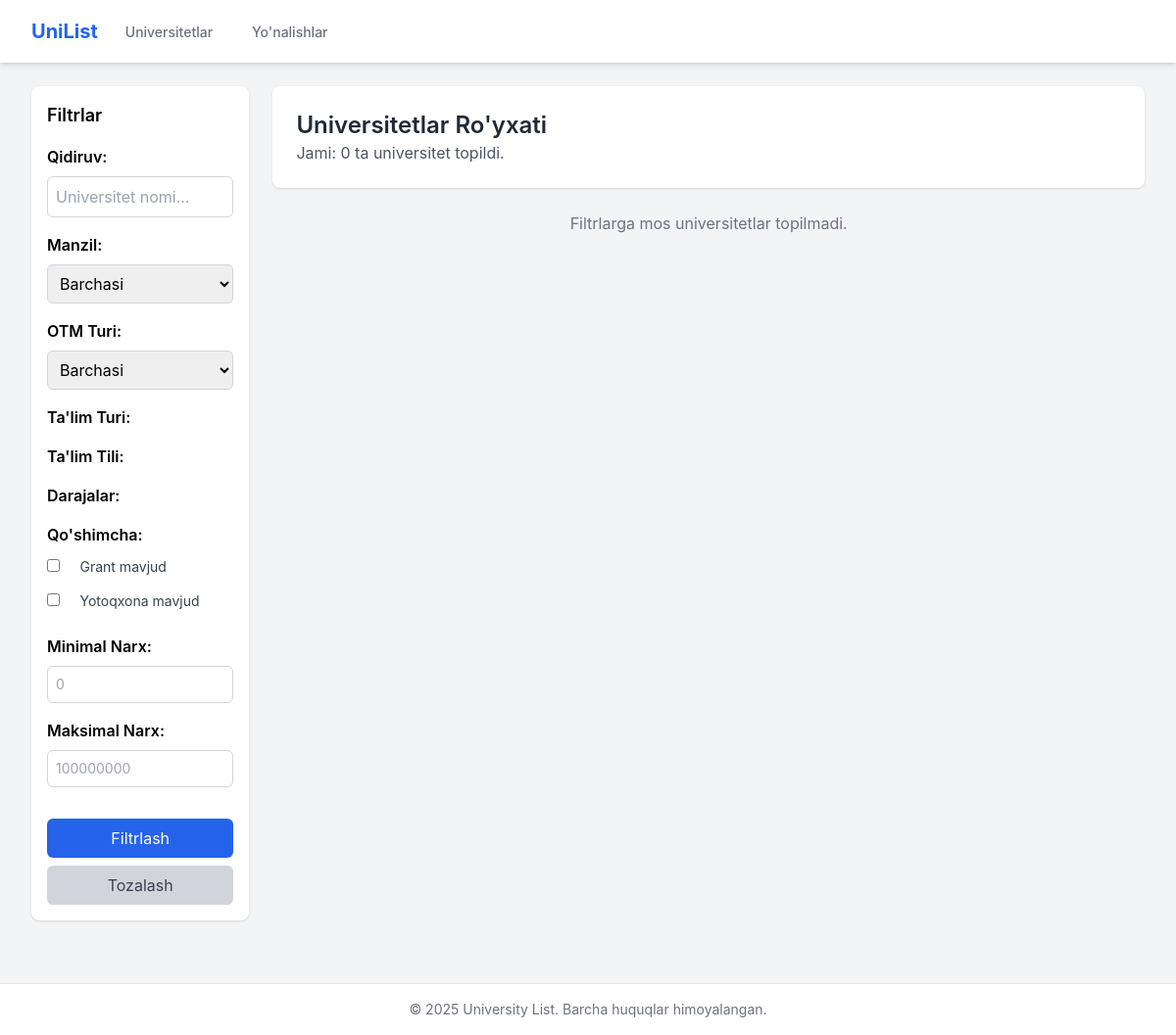
/universities/, run on an earlier commit of the app's database.
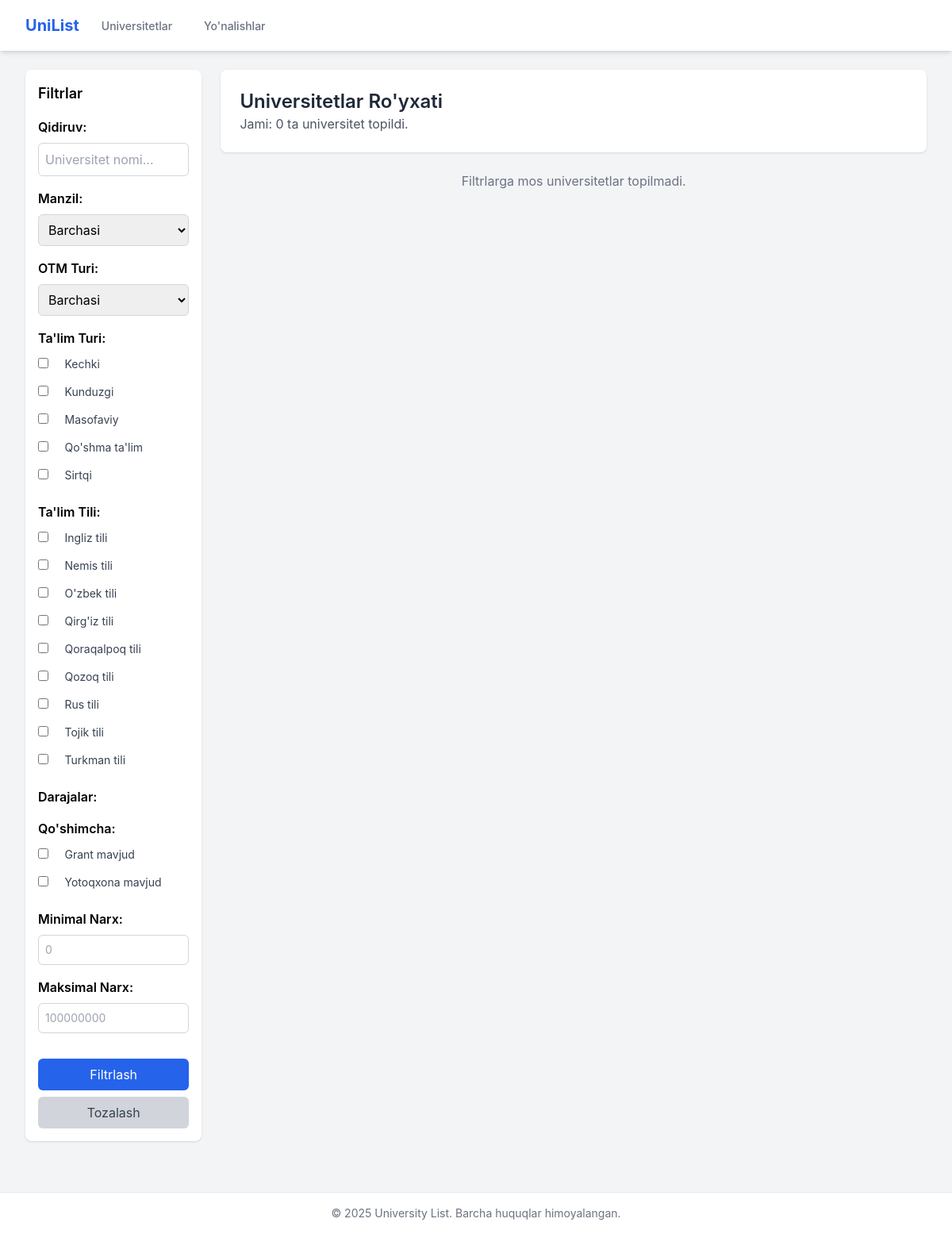
And on a later commit of the database.
### web/models.py (models this page shows, shortened)
class EducationType(models.Model):
    id = models.PositiveIntegerField(primary_key=True, help_text="ID from filters.json")
    name = models.CharField(max_length=100, unique=True, verbose_name="Ta'lim turi")
    class Meta:
        verbose_name = "Ta'lim Turi"
        verbose_name_plural = "Ta'lim Turlari"

class EducationLanguage(models.Model):
    id = models.PositiveIntegerField(primary_key=True, help_text="ID from filters.json")
    name = models.CharField(max_length=100, unique=True, verbose_name="Ta'lim tili")
    class Meta:
        verbose_name = "Ta'lim Tili"
        verbose_name_plural = "Ta'lim Tillari"

### web/views.py (the view, shortened to what this page needs)
# urls.py: path('universities/', views.university_list, name='university_list'),
def university_list(request):
    universities = University.objects.select_related(
        'institution_category', 'location'
    ).prefetch_related(
        'education_types', 'education_languages', 'degrees'
    ).all()
    filters = request.GET.copy() # Use .copy() to make it mutable if needed
    query = filters.get('query')
    if query:
        universities = universities.filter(full_name__icontains=query)
    edu_type_ids = filters.getlist('edu_type')
    if edu_type_ids:
        universities = universities.filter(education_types__id__in=edu_type_ids).distinct()
    edu_lang_ids = filters.getlist('edu_lang')
    if edu_lang_ids:
        universities = universities.filter(education_languages__id__in=edu_lang_ids).distinct()
    degree_ids = filters.getlist('degree') # Assuming filter name 'degree'
    if degree_ids:
         universities = universities.filter(degrees__id__in=degree_ids).distinct()
    inst_cat_id = filters.get('institution_category_id')
    if inst_cat_id:
        universities = universities.filter(institution_category__id=inst_cat_id)
    loc_id = filters.get('location')
    if loc_id:
        universities = universities.filter(location__id=loc_id)
    has_grant = filters.get('has_grant')
    if has_grant == 'true':
        universities = universities.filter(has_grant=True)
    has_accomodation = filters.get('has_accomodation') # Assuming filter name
    if has_accomodation == 'true':
        universities = universities.filter(has_accomodation=True)
    min_price_str = filters.get('min_price')
    max_price_str = filters.get('max_price')
    paginator = Paginator(universities.order_by('full_name'), 15) # Show 15 universities per page, ensure consistent order
    page_number = request.GET.get('page')
    page_obj = paginator.get_page(page_number)
    context = {
        'page_obj': page_obj,
        'filter_options': get_filter_options(),
        'applied_filters': request.GET, # Pass applied filters back to template
    }
    return render(request, 'university_list.html', context)

### templates/university_list.html (shortened to what this page needs)
{% extends 'base.html' %}
{% block filters %}
    <div class="filter-section">
        <label for="query">Qidiruv:</label>
        <input type="text" name="query" id="query" placeholder="Universitet nomi..." value="{{ applied_filters.query|default:'' }}">
    </div>
    <div class="filter-section">
        <label for="location">Manzil:</label>
        <select name="location" id="location">
            <option value="">Barchasi</option>
        </select>
    </div>
    <div class="filter-section">
        <label for="institution_category_id">OTM Turi:</label>
        <select name="institution_category_id" id="institution_category_id">
            <option value="">Barchasi</option>
        </select>
    </div>
    <div class="filter-section">
        <label>Ta'lim Turi:</label>
        <div class="filter-checkbox-group space-y-1">
            {% for type in filter_options.education_types %}
            <div>
                <input type="checkbox" name="edu_type" value="{{ type.id }}" id="edu_type_{{ type.id }}" {% if type.id|stringformat:"s" in applied_filters.getlist.edu_type %}checked{% endif %} class="rounded border-gray-300 text-blue-600 shadow-sm focus:border-blue-300 focus:ring focus:ring-blue-200 focus:ring-opacity-50">
                <label for="edu_type_{{ type.id }}" class="ml-2 text-sm text-gray-700">{{ type.name }}</label>
            </div>
            {% endfor %}
        </div>
    </div>
     <div class="filter-section">
        <label>Ta'lim Tili:</label>
        <div class="filter-checkbox-group space-y-1">
            {% for lang in filter_options.education_languages %}
            <div>
                <input type="checkbox" name="edu_lang" value="{{ lang.id }}" id="edu_lang_{{ lang.id }}" {% if lang.id|stringformat:"s" in applied_filters.getlist.edu_lang %}checked{% endif %} class="rounded border-gray-300 text-blue-600 shadow-sm focus:border-blue-300 focus:ring focus:ring-blue-200 focus:ring-opacity-50">
                <label for="edu_lang_{{ lang.id }}" class="ml-2 text-sm text-gray-700">{{ lang.name }}</label>
            </div>
            {% endfor %}
        </div>
    </div>
    <div class="filter-section">
        <label>Darajalar:</label>
    </div>
    <div class="filter-section">
        <label>Qo'shimcha:</label>
         <div class="filter-checkbox-group space-y-1">
             <div>
                <input type="checkbox" name="has_grant" value="true" id="has_grant" {% if applied_filters.has_grant == 'true' %}checked{% endif %} class="rounded border-gray-300 text-blue-600 shadow-sm focus:border-blue-300 focus:ring focus:ring-blue-200 focus:ring-opacity-50">
                <label for="has_grant" class="ml-2 text-sm text-gray-700">Grant mavjud</label>
             </div>
             <div>
                 <input type="checkbox" name="has_accomodation" value="true" id="has_accomodation" {% if applied_filters.has_accomodation == 'true' %}checked{% endif %} class="rounded border-gray-300 text-blue-600 shadow-sm focus:border-blue-300 focus:ring focus:ring-blue-200 focus:ring-opacity-50">
                 <label for="has_accomodation" class="ml-2 text-sm text-gray-700">Yotoqxona mavjud</label>
             </div>
         </div>
    </div>
    <div class="filter-section">
        <label for="min_price">Minimal Narx:</label>
        <input type="number" name="min_price" id="min_price" placeholder="{{ filter_options.min_price|floatformat:"0" }}" value="{{ applied_filters.min_price|default:'' }}" min="0" class="text-sm">
    </div>
     <div class="filter-section">
        <label for="max_price">Maksimal Narx:</label>
        <input type="number" name="max_price" id="max_price" placeholder="{{ filter_options.max_price|floatformat:"0" }}" value="{{ applied_filters.max_price|default:'' }}" min="0" class="text-sm">
    </div>
{% endblock %}
{% block content %}
<div class="bg-white p-6 rounded-lg shadow mb-6">
    <h1 class="text-2xl font-semibold text-gray-800">Universitetlar Ro'yxati</h1>
    <p class="text-gray-600">Jami: {{ page_obj.paginator.count }} ta universitet topildi.</p>
</div>
<div class="grid grid-cols-1 sm:grid-cols-2 lg:grid-cols-3 gap-6">
    {% for uni in page_obj %}
    <div class="bg-white rounded-lg shadow overflow-hidden flex flex-col justify-between transform transition duration-300 hover:scale-[1.02] hover:shadow-xl">
        <div>
            <a href="{% url 'university_app:university_detail' slug=uni.slug %}" class="block h-36 bg-gray-200 flex items-center justify-center overflow-hidden">
                 {% if uni.logo %}
                 <img src="/media/{{ uni.logo }}" alt="{{ uni.full_name }} logosi" class="max-h-full max-w-full object-contain p-2" onerror="this.style.display='none'; this.parentElement.innerHTML='<span class=\'text-gray-500\'>Logo yo\'q</span>';">
                 {% else %}
                 <span class="text-gray-500">Logo yo'q</span>
                 {% endif %}
            </a>
            <div class="p-4">
                <h3 class="text-lg font-semibold text-blue-700 mb-1 hover:text-blue-900">
                    <a href="{% url 'university_app:university_detail' slug=uni.slug %}" class="hover:underline">
                        {{ uni.full_name }}
                    </a>
                </h3>
                {% if uni.location %}
                <p class="text-sm text-gray-600 mb-1">{{ uni.location.name }}</p>
                {% endif %}
                {% if uni.institution_category %}
                <p class="text-sm text-gray-500 mb-2">{{ uni.institution_category.name }}</p>
                {% endif %}
                <div class="text-xs text-gray-500 mb-3 space-y-1">
                     {% if uni.minimal_tuition_fee is not None %}
                     <span>Narx: {{ uni.minimal_tuition_fee|floatformat:"0" }} so'm dan</span>
                     {% endif %}
                     {% if uni.has_grant %}
                     <span class="block text-green-600 font-medium">Grant mavjud</span>
                     {% endif %}
                     {% if uni.has_accomodation %}
                     <span class="block text-indigo-600">Yotoqxona mavjud</span>
                     {% endif %}
                </div>
                {% if uni.education_types.all %}
                <div class="mb-2">
                    <span class="text-xs font-semibold">Turlar:</span>
                    {% for type in uni.education_types.all|slice:":3" %}
                        <span class="inline-block bg-gray-200 rounded-full px-2 py-0.5 text-xs font-medium text-gray-700 mr-1 mb-1">{{ type.name }}</span>
                    {% endfor %}
                    {% if uni.education_types.all|length > 3 %}
                         <span class="inline-block bg-gray-200 rounded-full px-2 py-0.5 text-xs font-medium text-gray-700 mr-1 mb-1">...</span>
                    {% endif %}
                </div>
                {% endif %}
                 {% if uni.education_languages.all %}
                <div>
                    <span class="text-xs font-semibold">Tillar:</span>
                    {% for lang in uni.education_languages.all|slice:":3" %}
                        <span class="inline-block bg-blue-100 rounded-full px-2 py-0.5 text-xs font-medium text-blue-800 mr-1 mb-1">{{ lang.name }}</span>
                    {% endfor %}
                     {% if uni.education_languages.all|length > 3 %}
                         <span class="inline-block bg-blue-100 rounded-full px-2 py-0.5 text-xs font-medium text-blue-800 mr-1 mb-1">...</span>
                    {% endif %}
                </div>
                {% endif %}
            </div>
        </div>
         <div class="p-4 border-t mt-auto">
             <a href="{% url 'university_app:university_detail' slug=uni.slug %}" class="text-blue-600 hover:underline text-sm font-medium">
                 Batafsil ko'rish &rarr;
             </a>
         </div>
    </div>
    {% empty %}
    <p class="col-span-full text-center text-gray-500">Filtrlarga mos universitetlar topilmadi.</p>
    {% endfor %}
</div>
{% endblock %}

### templates/base.html (shortened to what this page needs)
<!DOCTYPE html>
<html lang="uz">
<head>
    <script src="https://cdn.tailwindcss.com"></script>
</head>
<body class="bg-gray-100">
    <nav class="bg-white shadow-md sticky top-0 z-50">
        <div class="max-w-7xl mx-auto px-4 sm:px-6 lg:px-8">
            <div class="flex justify-between h-16">
                <div class="flex">
                    <div class="flex-shrink-0 flex items-center">
                        <span class="text-xl font-bold text-blue-600">UniList</span>
                    </div>
                    <div class="hidden sm:ml-6 sm:flex sm:space-x-8">
                        <a href="{% url 'university_app:university_list' %}" class="border-transparent text-gray-500 hover:border-gray-300 hover:text-gray-700 inline-flex items-center px-1 pt-1 border-b-2 text-sm font-medium">
                            Universitetlar
                        </a>
                        <a href="{% url 'university_app:direction_list' %}" class="border-transparent text-gray-500 hover:border-gray-300 hover:text-gray-700 inline-flex items-center px-1 pt-1 border-b-2 text-sm font-medium">
                            Yo'nalishlar
                        </a>
                    </div>
                </div>
                </div>
        </div>
    </nav>
    <main class="max-w-7xl mx-auto py-6 sm:px-6 lg:px-8">
        <div class="flex flex-col md:flex-row gap-6">
            <aside class="w-full md:w-1/4 lg:w-1/5">
                <div class="bg-white p-4 rounded-lg shadow">
                    <h2 class="text-lg font-semibold mb-4">Filtrlar</h2>
                    <form method="get" action="">
                        {% block filters %}
                        {% endblock %}
                        <button type="submit" class="mt-4 w-full bg-blue-600 text-white py-2 px-4 rounded-md hover:bg-blue-700 transition duration-150">
                            Filtrlash
                        </button>
                         <a href="{{ request.path }}" class="mt-2 block text-center w-full bg-gray-300 text-gray-700 py-2 px-4 rounded-md hover:bg-gray-400 transition duration-150">
                            Tozalash
                        </a>
                    </form>
                </div>
            </aside>
            <section class="w-full md:w-3/4 lg:w-4/5">
                {% block content %}
                {% endblock %}
            </section>
        </div>
    </main>
    <footer class="bg-white mt-10 py-4 border-t">
        <div class="max-w-7xl mx-auto px-4 sm:px-6 lg:px-8 text-center text-gray-500 text-sm">
            &copy; {% now "Y" %} University List. Barcha huquqlar himoyalangan.
        </div>
    </footer>
</body>
</html>

### templates/base.html (style rules this page uses)
body { font-family: 'Inter', sans-serif; }
.filter-section { margin-bottom: 1rem; }
.filter-section label { display: block; margin-bottom: 0.5rem; font-weight: 600; }
.filter-section select, .filter-section input[type="text"], .filter-section input[type="number"] { width: 100%; padding: 0.5rem; border: 1px solid #d1d5db; border-radius: 0.375rem; }
.filter-section input[type="checkbox"], .filter-section input[type="radio"] { margin-right: 0.5rem; }
.filter-checkbox-group label { display: inline-block; margin-right: 1rem; font-weight: normal; }

What changed in the data, as far as the page shows it:
added EducationType: name "Kechki"
added EducationType: name "Kunduzgi"
added EducationType: name "Masofaviy"
added EducationType: name "Qo'shma ta'lim"
added EducationType: name "Sirtqi"
added EducationLanguage: name "Ingliz tili"
added EducationLanguage: name "Nemis tili"
added EducationLanguage: name "O'zbek tili"
added EducationLanguage: name "Qirg'iz tili"
added EducationLanguage: name "Qoraqalpoq tili"
added EducationLanguage: name "Qozoq tili"
added EducationLanguage: name "Rus tili"
added EducationLanguage: name "Tojik tili"
added EducationLanguage: name "Turkman tili"
